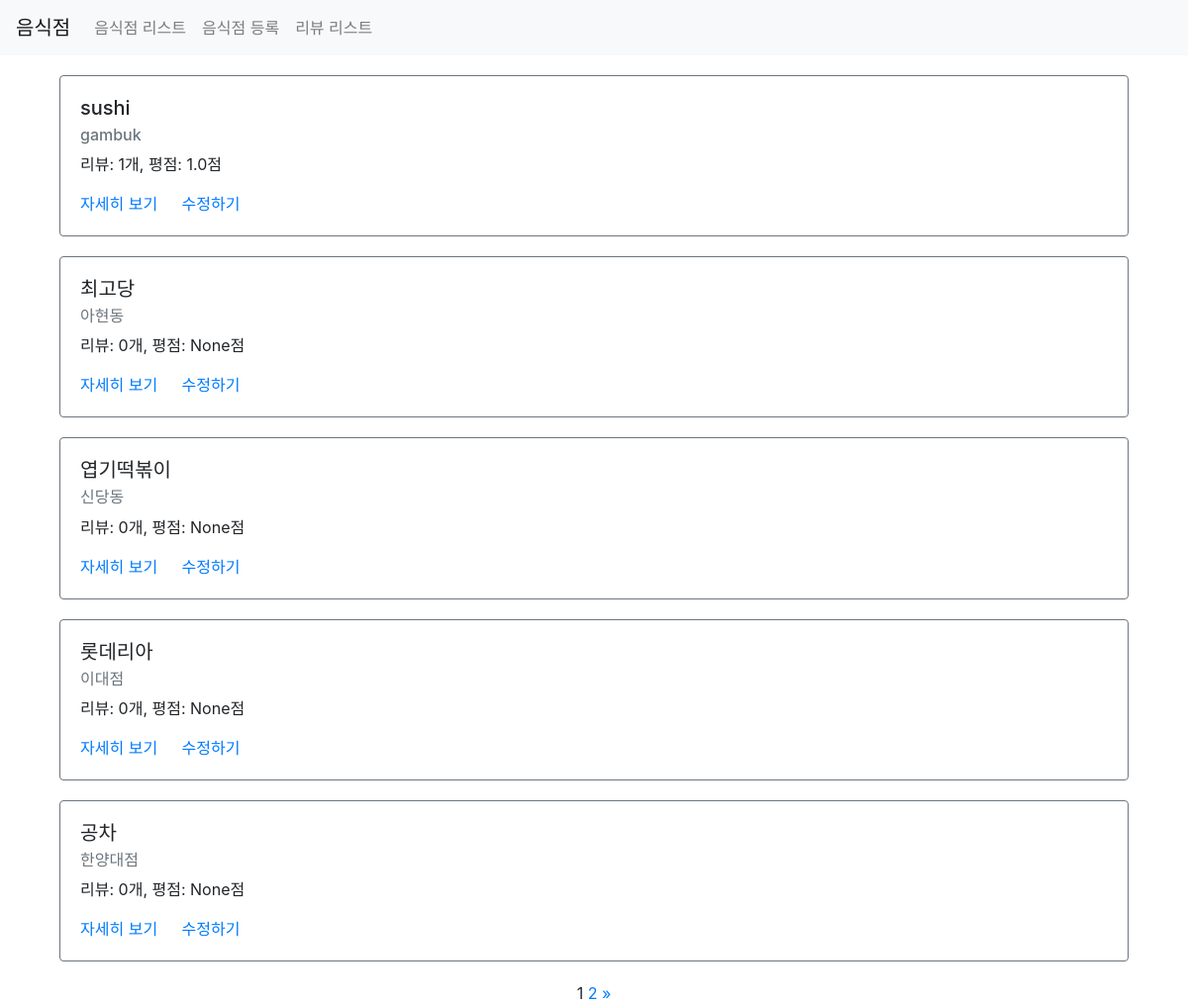
Screenshot of /third/list/ with the database file from the repository.
### third/models.py (models this page shows)
class Restaurant(models.Model):
    name=models.CharField(max_length=30)
    address=models.CharField(max_length=200)
    password =models.CharField(max_length=20,default=None,null=True)
    image=models.CharField(max_length=500,default=None,null=True)
    created_at = models.DateTimeField(auto_now_add=True)
    updated_at = models.DateTimeField(auto_now=True)

### third/views.py (the view)
# urls.py: path('list/', views.list, name='list'),
def list(request):
    restaurants = Restaurant.objects.all().annotate(reviews_count=Count("review")).annotate(average_point=Avg('review__point'))
    paginator = Paginator(restaurants, 5)  # 한 페이지에 5개씩 표시
    page = request.GET.get('page')  # query params에서 page 데이터를 가져옴
    items = paginator.get_page(page)  # 해당 페이지의 아이템으로 필터링
    context = {
        'restaurants': items
    }
    return render(request, 'third/list.html', context)

### third/templates/third/list.html (shortened to what this page needs)
{% extends 'third/base.html' %}
{% load static %}
{% block content %}
<div class="container">
    {% for item in restaurants %}
    <div class="row restaurant-item" style="margin:20px auto;">
        <div class="col-sm-12">
            <div class="card border-secondary">
              <div class="card-body">
                <h5 class="card-title">{{ item.name }}</h5>
                <h6 class="card-subtitle mb-2 text-muted">{{ item.address }}</h6>
                <p class="card-text">리뷰: {{ item.reviews_count }}개, 평점: {{ item.average_point }}점</p>
                <a href="{%url 'restaurant-detail' id=item.id%}" class="card-link">자세히 보기</a>
                <a href="{%url 'restaurant-update' %}?id={{item.id}}" class="card-link">수정하기</a>
              </div>
            </div>
        </div>
    </div>
    {% endfor %}
    <div class="row">
        <div class="col-sm-12 text-center">
            <div class="pagination">
                <span class="step-links text-center" style="width:100%;">
                    <span class="current">
                        {{ restaurants.number }}
                    </span>
                    {% if restaurants.has_next %}
                        <a href="?page={{ restaurants.next_page_number }}">{{ restaurants.next_page_number }}</a>
                        <a href="?page={{ restaurants.paginator.num_pages }}">&raquo;</a>
                    {% endif %}
                </span>
            </div>
        </div>
    </div>
</div>
{% endblock %}

### third/templates/third/base.html (shortened to what this page needs)
{% load static %}
<html>
    <head>
        <link rel="stylesheet" type="text/css" href="{% static 'third/styles.css' %}">
        <link rel="stylesheet" href="https://stackpath.bootstrapcdn.com/bootstrap/4.1.3/css/bootstrap.min.css">
    </head>
    <body>
        <nav class="navbar navbar-expand-lg navbar-light bg-light">
          <a class="navbar-brand" href="/list">음식점</a>
          <div class="collapse navbar-collapse" id="navbarNavAltMarkup">
            <div class="navbar-nav">
              <a class="nav-item nav-link" href="/third/list">음식점 리스트<span class="sr-only">(current)</span></a>
              <a class="nav-item nav-link" href="/third/create">음식점 등록</a>
              <a class="nav-item nav-link" href="/third/review/list">리뷰 리스트</a>
            </div>
          </div>
        </nav>
        {% block content %}
        {% endblock %}
    </body>

### rows the page displays
Restaurant: name "sushi", address "gambuk", reviews_count "1", average_point "1.0"
Restaurant: name "최고당", address "아현동", reviews_count "0", average_point "None"
Restaurant: name "엽기떡볶이", address "신당동", reviews_count "0", average_point "None"
Restaurant: name "롯데리아", address "이대점", reviews_count "0", average_point "None"
Restaurant: name "공차", address "한양대점", reviews_count "0", average_point "None"

### other values shown
{{ restaurants.number }} "1"
{{ restaurants.next_page_number }} "2"
